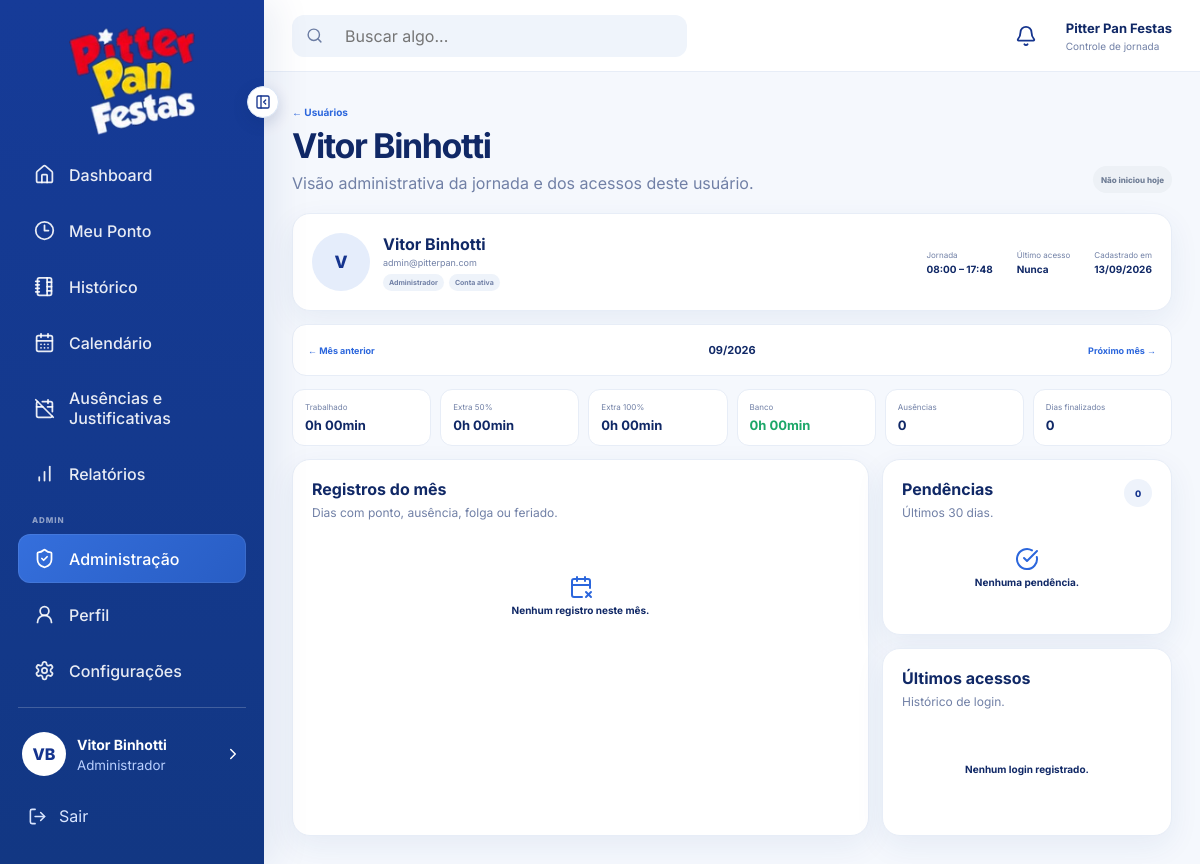
Screenshot of /public/?route=admin-user&id=1 (signed in) with the database file from the repository.
### tables this page shows
CREATE TABLE users (
    id BIGINT UNSIGNED AUTO_INCREMENT PRIMARY KEY,
    name VARCHAR(120) NOT NULL,
    email VARCHAR(160) NOT NULL UNIQUE,
    password VARCHAR(255) NOT NULL,
    role ENUM('admin', 'employee') NOT NULL DEFAULT 'employee',
    salary DECIMAL(10,2) NULL,
    daily_minutes SMALLINT UNSIGNED NOT NULL DEFAULT 528 COMMENT '8h48 = 528 minutos',
    monthly_hours SMALLINT UNSIGNED NOT NULL DEFAULT 220,
    workday_start TIME NOT NULL DEFAULT '08:00:00',
    workday_end TIME NOT NULL DEFAULT '17:48:00',
    lunch_start_time TIME NOT NULL DEFAULT '12:00:00',
    lunch_minutes SMALLINT UNSIGNED NOT NULL DEFAULT 60,
    theme ENUM('light', 'dark') NOT NULL DEFAULT 'light',
    notifications_enabled TINYINT(1) NOT NULL DEFAULT 1,
    browser_notifications TINYINT(1) NOT NULL DEFAULT 0,
    notification_before_minutes SMALLINT UNSIGNED NOT NULL DEFAULT 10,
    notification_after_minutes SMALLINT UNSIGNED NOT NULL DEFAULT 5,
    notify_entry_enabled TINYINT(1) NOT NULL DEFAULT 1,
    notify_lunch_start_enabled TINYINT(1) NOT NULL DEFAULT 1,
    notify_lunch_return_enabled TINYINT(1) NOT NULL DEFAULT 1,
    notify_clock_out_enabled TINYINT(1) NOT NULL DEFAULT 1,
    avatar_path VARCHAR(255) NULL,
    is_active TINYINT(1) NOT NULL DEFAULT 1,
    created_at TIMESTAMP NOT NULL DEFAULT CURRENT_TIMESTAMP,
    updated_at TIMESTAMP NOT NULL DEFAULT CURRENT_TIMESTAMP ON UPDATE CURRENT_TIMESTAMP
);

### app/Views/admin/user.php (the view, shortened to what the rows shown need)
<?php
function adminDetailMinutes(int $minutes): string
{
    $sign = $minutes < 0 ? '-' : '';
    $minutes = abs($minutes);
    return $sign . intdiv($minutes, 60) . 'h '
        . str_pad((string)($minutes % 60), 2, '0', STR_PAD_LEFT)
        . 'min';
}
?>
<div class="page-heading admin-page-heading">
    <div>
        <a href="<?= url('admin-users') ?>" class="admin-back-link">← Usuários</a>
        <h1><?= e($selectedUser['name']) ?></h1>
        <p>Visão administrativa da jornada e dos acessos deste usuário.</p>
    </div>
</div>
<section class="panel admin-user-hero">
    <div class="admin-user-hero-main">
        <span class="admin-user-avatar large">
            <?php if (!empty($selectedUser['avatar_path'])): ?>
                <img src="<?= config('app.url') . '/' . e($selectedUser['avatar_path']) ?>" alt="">
            <?php else: ?>
                <?= e(mb_strtoupper(mb_substr($selectedUser['name'], 0, 1))) ?>
            <?php endif; ?>
        </span>
        <div>
            <strong><?= e($selectedUser['name']) ?></strong>
            <span><?= e($selectedUser['email']) ?></span>
            <div class="admin-user-meta-badges">
                <em><?= $selectedUser['role'] === 'admin' ? 'Administrador' : 'Colaborador' ?></em>
                <em><?= (int)$selectedUser['is_active'] === 1 ? 'Conta ativa' : 'Conta inativa' ?></em>
            </div>
        </div>
    </div>
    <div class="admin-user-hero-meta">
        <div>
            <small>Jornada</small>
            <strong>
                <?= e(substr($selectedUser['workday_start'], 0, 5)) ?>
                – <?= e(substr($selectedUser['workday_end'], 0, 5)) ?>
            </strong>
        </div>
        <div>
            <small>Cadastrado em</small>
            <strong><?= date('d/m/Y', strtotime($selectedUser['created_at'])) ?></strong>
        </div>
    </div>
</section>
<div class="admin-user-summary-grid">
    <article><span>Trabalhado</span><strong><?= e(adminDetailMinutes($totals['worked'])) ?></strong></article>
    <article><span>Extra 50%</span><strong><?= e(adminDetailMinutes($totals['extra50'])) ?></strong></article>
    <article><span>Extra 100%</span><strong><?= e(adminDetailMinutes($totals['extra100'])) ?></strong></article>
    <article class="<?= $totals['bank'] >= 0 ? 'positive' : 'negative' ?>">
        <span>Banco</span><strong><?= $totals['bank'] > 0 ? '+' : '' ?><?= e(adminDetailMinutes($totals['bank'])) ?></strong>
    </article>
    <article><span>Ausências</span><strong><?= (int)$totals['absences'] ?></strong></article>
    <article><span>Dias finalizados</span><strong><?= (int)$totals['completed'] ?></strong></article>
</div>

### app/Views/layouts/app.php (shortened to what the rows shown need)
<?php
$currentUser = authUser();
$viewUser = $user ?? null;
$theme = $viewUser['theme'] ?? 'light';
?>
<!DOCTYPE html>
<html lang="pt-BR">
<head>
    <link rel="stylesheet" href="<?= asset('css/app.css') ?>">
</head>
<body class="<?= $theme === 'dark' ? 'theme-dark' : 'theme-light' ?>">
<div class="app-shell">
    <aside class="sidebar" id="sidebar">
        <div class="sidebar-footer">
            <a href="<?= url('profile') ?>" class="mini-profile" data-tooltip="Perfil">
                <span class="mini-profile-text">
                    <strong><?= e($currentUser['name'] ?? 'Usuário') ?></strong>
                    <small><?= isAdmin() ? 'Administrador' : 'Colaborador' ?></small>
                </span>
            </a>
        </div>
    </aside>
    <main class="main-content">
        <section class="page-content">
            <?php require $viewFile; ?>
        </section>
    </main>
</div>
</body>
</html>

### rows the page displays
users: name "Vitor Binhotti", name "V", email "admin@pitterpan.com", workday_start "08:00", workday_end "17:48", created_at "13/09/2026", browser_notifications "0h 00min", browser_notifications "0"

### other values shown
$initials ?: 'U' "VB"
$statusMeta[0] "Não iniciou hoje"
date('m/Y', strtotime($month . '-01')) "09/2026"
count($issues) "0"
